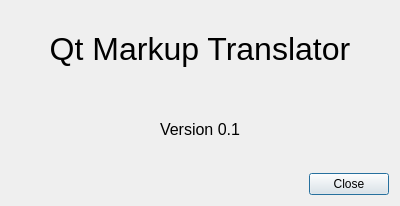
<ui version="4.0" >
 <class>about_dialog</class>
 <widget class="QDialog" name="about_dialog" >
  <property name="geometry" >
   <rect>
    <x>0</x>
    <y>0</y>
    <width>400</width>
    <height>206</height>
   </rect>
  </property>
  <property name="windowTitle" >
   <string>Dialog</string>
  </property>
  <layout class="QVBoxLayout" name="verticalLayout" >
   <item>
    <widget class="QLabel" name="program_name_label" >
     <property name="font" >
      <font>
       <pointsize>24</pointsize>
      </font>
     </property>
     <property name="text" >
      <string>Qt Markup Translator</string>
     </property>
     <property name="alignment" >
      <set>Qt::AlignCenter</set>
     </property>
    </widget>
   </item>
   <item>
    <widget class="QLabel" name="version_label" >
     <property name="font" >
      <font>
       <pointsize>12</pointsize>
      </font>
     </property>
     <property name="text" >
      <string>Version 0.1</string>
     </property>
     <property name="alignment" >
      <set>Qt::AlignCenter</set>
     </property>
    </widget>
   </item>
   <item>
    <widget class="QDialogButtonBox" name="button_box" >
     <property name="orientation" >
      <enum>Qt::Horizontal</enum>
     </property>
     <property name="standardButtons" >
      <set>QDialogButtonBox::Close</set>
     </property>
    </widget>
   </item>
  </layout>
 </widget>
 <resources/>
 <connections>
  <connection>
   <sender>button_box</sender>
   <signal>rejected()</signal>
   <receiver>about_dialog</receiver>
   <slot>reject()</slot>
   <hints>
    <hint type="sourcelabel" >
     <x>248</x>
     <y>254</y>
    </hint>
    <hint type="destinationlabel" >
     <x>157</x>
     <y>274</y>
    </hint>
   </hints>
  </connection>
 </connections>
</ui>
